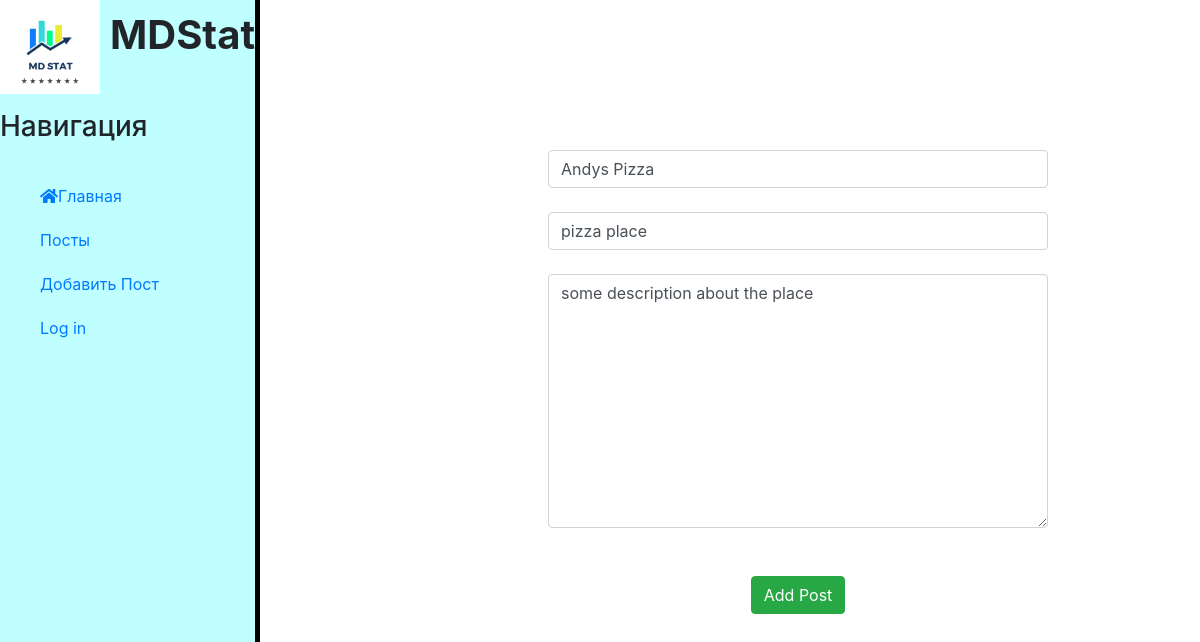
/posts/2/update, run on the app's committed database.
### posts/models.py (models this page shows, shortened)
class Post(models.Model):
	title = models.CharField('Title',max_length=150, default='Title')
	anons = models.CharField('Anons',max_length=250)
	full_text = models.TextField('Text')
	author = models.ForeignKey(User, on_delete = models.CASCADE,  null = True)
	date = models.DateTimeField('Date',auto_now_add=True)
	class Meta:
		verbose_name = 'Post'
		verbose_name_plural = 'Posts'

### posts/views.py (the view)
# urls.py: path('<int:pk>/update',views.PostUpdateView.as_view(), name='post_update'),
class PostUpdateView(UpdateView):
	model = Post
	template_name = 'posts/create_post.html'
	form_class = PostForm

### posts/forms.py
class PostForm(ModelForm):
	class Meta:
		model = Post
		fields = ['title','anons','full_text']
		widgets={
			"title":TextInput(attrs={'class':'form-control','placeholder':'Post Name'}),
			"anons":TextInput(attrs={'class':'form-control','placeholder':'Post Anons'}),
			"full_text":Textarea(attrs={'class':'form-control','placeholder':'Description'}),
		}

### posts/templates/posts/create_post.html (shortened to what this page needs)
{% extends 'polls/detail.html' %}
{% block content %}
<div class = "features">
<form method="post">
	{{form.title}}<br>
	{{form.anons}}<br>
	{{form.full_text}}<br>
	{{form.date}}<br>
	<button class="btn btn-success" type="submit">Add Post</button>
</form>
</div>
{% endblock %}

### polls/static/polls/css/main.css (style rules this page uses)
body { background: white; }
main .features { float: left; margin-top: 100px; text-align: center; width: 75%; }
form { margin-left: 32%; width: 500px; margin-top: 50px; }

### data on the page
Post: title "Andys Pizza", anons "pizza place", full_text "some description about the place"
